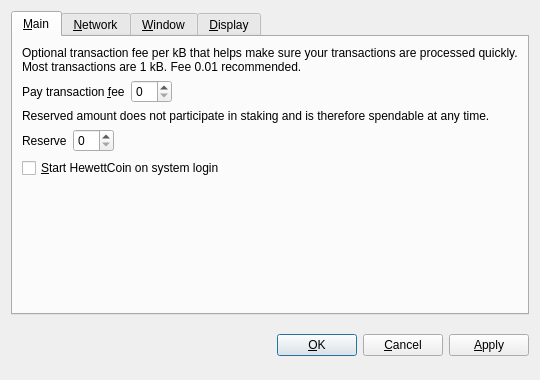
<?xml version="1.0" encoding="UTF-8"?>
<ui version="4.0">
 <class>OptionsDialog</class>
 <widget class="QDialog" name="OptionsDialog">
  <property name="geometry">
   <rect>
    <x>0</x>
    <y>0</y>
    <width>540</width>
    <height>380</height>
   </rect>
  </property>
  <property name="windowTitle">
   <string>Options</string>
  </property>
  <property name="modal">
   <bool>true</bool>
  </property>
  <layout class="QVBoxLayout" name="verticalLayout">
   <item>
    <widget class="QTabWidget" name="tabWidget">
     <property name="tabPosition">
      <enum>QTabWidget::North</enum>
     </property>
     <property name="currentIndex">
      <number>0</number>
     </property>
     <widget class="QWidget" name="tabMain">
      <attribute name="title">
       <string>&amp;Main</string>
      </attribute>
      <layout class="QVBoxLayout" name="verticalLayout_Main">
       <item>
        <widget class="QLabel" name="transactionFeeInfoLabel">
         <property name="text">
          <string>Optional transaction fee per kB that helps make sure your transactions are processed quickly. Most transactions are 1 kB. Fee 0.01 recommended.</string>
         </property>
         <property name="textFormat">
          <enum>Qt::PlainText</enum>
         </property>
         <property name="wordWrap">
          <bool>true</bool>
         </property>
        </widget>
       </item>
       <item>
        <layout class="QHBoxLayout" name="horizontalLayoutFee">
         <item>
          <widget class="QLabel" name="transactionFeeLabel">
           <property name="text">
            <string>Pay transaction &amp;fee</string>
           </property>
           <property name="textFormat">
            <enum>Qt::PlainText</enum>
           </property>
           <property name="buddy">
            <cstring>transactionFee</cstring>
           </property>
          </widget>
         </item>
         <item>
          <widget class="BitcoinAmountField" name="transactionFee"/>
         </item>
         <item>
          <spacer name="horizontalSpacerFee">
           <property name="orientation">
            <enum>Qt::Horizontal</enum>
           </property>
           <property name="sizeHint" stdset="0">
            <size>
             <width>40</width>
             <height>20</height>
            </size>
           </property>
          </spacer>
         </item>
        </layout>
       </item>
       <item>
        <widget class="QLabel" name="reserveBalanceInfoLabel">
         <property name="text">
          <string>Reserved amount does not participate in staking and is therefore spendable at any time.</string>
         </property>
         <property name="textFormat">
          <enum>Qt::PlainText</enum>
         </property>
         <property name="wordWrap">
          <bool>true</bool>
         </property>
        </widget>
       </item>
       <item>
        <layout class="QHBoxLayout" name="horizontalLayoutReserveBalance">
         <item>
          <widget class="QLabel" name="reserveBalanceLabel">
           <property name="text">
            <string>Reserve</string>
           </property>
           <property name="textFormat">
            <enum>Qt::PlainText</enum>
           </property>
           <property name="buddy">
            <cstring>reserveBalance</cstring>
           </property>
          </widget>
         </item>
         <item>
          <widget class="BitcoinAmountField" name="reserveBalance"/>
         </item>
         <item>
          <spacer name="horizontalSpacerReserveBalance">
           <property name="orientation">
            <enum>Qt::Horizontal</enum>
           </property>
           <property name="sizeHint" stdset="0">
            <size>
             <width>40</width>
             <height>20</height>
            </size>
           </property>
          </spacer>
         </item>
        </layout>
       </item>
       <item>
        <widget class="QCheckBox" name="bitcoinAtStartup">
         <property name="toolTip">
          <string>Automatically start HewettCoin after logging in to the system.</string>
         </property>
         <property name="text">
          <string>&amp;Start HewettCoin on system login</string>
         </property>
        </widget>
       </item>
       <item>
        <spacer name="verticalSpacer_Main">
         <property name="orientation">
          <enum>Qt::Vertical</enum>
         </property>
         <property name="sizeHint" stdset="0">
          <size>
           <width>20</width>
           <height>40</height>
          </size>
         </property>
        </spacer>
       </item>
      </layout>
     </widget>
     <widget class="QWidget" name="tabNetwork">
      <attribute name="title">
       <string>&amp;Network</string>
      </attribute>
      <layout class="QVBoxLayout" name="verticalLayout_Network">
       <item>
        <widget class="QCheckBox" name="mapPortUpnp">
         <property name="toolTip">
          <string>Automatically open the HewettCoin client port on the router. This only works when your router supports UPnP and it is enabled.</string>
         </property>
         <property name="text">
          <string>Map port using &amp;UPnP</string>
         </property>
        </widget>
       </item>
       <item>
        <widget class="QCheckBox" name="connectSocks">
         <property name="toolTip">
          <string>Connect to the HewettCoin network through a SOCKS5 proxy (e.g. when connecting through Tor).</string>
         </property>
         <property name="text">
          <string>&amp;Connect through SOCKS5 proxy:</string>
         </property>
        </widget>
       </item>
       <item>
        <layout class="QHBoxLayout" name="horizontalLayout_Network">
         <item>
          <widget class="QLabel" name="proxyIpLabel">
           <property name="text">
            <string>Proxy &amp;IP:</string>
           </property>
           <property name="textFormat">
            <enum>Qt::PlainText</enum>
           </property>
           <property name="buddy">
            <cstring>proxyIp</cstring>
           </property>
          </widget>
         </item>
         <item>
          <widget class="QValidatedLineEdit" name="proxyIp">
           <property name="maximumSize">
            <size>
             <width>140</width>
             <height>16777215</height>
            </size>
           </property>
           <property name="toolTip">
            <string>IP address of the proxy (e.g. 127.0.0.1)</string>
           </property>
          </widget>
         </item>
         <item>
          <widget class="QLabel" name="proxyPortLabel">
           <property name="text">
            <string>&amp;Port:</string>
           </property>
           <property name="textFormat">
            <enum>Qt::PlainText</enum>
           </property>
           <property name="buddy">
            <cstring>proxyPort</cstring>
           </property>
          </widget>
         </item>
         <item>
          <widget class="QLineEdit" name="proxyPort">
           <property name="maximumSize">
            <size>
             <width>55</width>
             <height>16777215</height>
            </size>
           </property>
           <property name="toolTip">
            <string>Port of the proxy (e.g. 9050)</string>
           </property>
          </widget>
         </item>
         <item>
          <spacer name="horizontalSpacer_Network">
           <property name="orientation">
            <enum>Qt::Horizontal</enum>
           </property>
           <property name="sizeHint" stdset="0">
            <size>
             <width>40</width>
             <height>20</height>
            </size>
           </property>
          </spacer>
         </item>
        </layout>
       </item>
       <item>
        <spacer name="verticalSpacer_Network">
         <property name="orientation">
          <enum>Qt::Vertical</enum>
         </property>
         <property name="sizeHint" stdset="0">
          <size>
           <width>20</width>
           <height>40</height>
          </size>
         </property>
        </spacer>
       </item>
      </layout>
     </widget>
     <widget class="QWidget" name="tabWindow">
      <attribute name="title">
       <string>&amp;Window</string>
      </attribute>
      <layout class="QVBoxLayout" name="verticalLayout_Window">
       <item>
        <widget class="QCheckBox" name="minimizeToTray">
         <property name="toolTip">
          <string>Show only a tray icon after minimizing the window.</string>
         </property>
         <property name="text">
          <string>&amp;Minimize to the tray instead of the taskbar</string>
         </property>
        </widget>
       </item>
       <item>
        <widget class="QCheckBox" name="minimizeOnClose">
         <property name="toolTip">
          <string>Minimize instead of exit the application when the window is closed. When this option is enabled, the application will be closed only after selecting Quit in the menu.</string>
         </property>
         <property name="text">
          <string>M&amp;inimize on close</string>
         </property>
        </widget>
       </item>
       <item>
        <spacer name="verticalSpacer_Window">
         <property name="orientation">
          <enum>Qt::Vertical</enum>
         </property>
         <property name="sizeHint" stdset="0">
          <size>
           <width>20</width>
           <height>40</height>
          </size>
         </property>
        </spacer>
       </item>
      </layout>
     </widget>
     <widget class="QWidget" name="tabDisplay">
      <attribute name="title">
       <string>&amp;Display</string>
      </attribute>
      <layout class="QVBoxLayout" name="verticalLayout_Display">
       <item>
        <layout class="QHBoxLayout" name="horizontalLayout_1_Display">
         <item>
          <widget class="QLabel" name="langLabel">
           <property name="text">
            <string>User Interface &amp;language:</string>
           </property>
           <property name="textFormat">
            <enum>Qt::PlainText</enum>
           </property>
           <property name="buddy">
            <cstring>lang</cstring>
           </property>
          </widget>
         </item>
         <item>
          <widget class="QValueComboBox" name="lang">
           <property name="toolTip">
            <string>The user interface language can be set here. This setting will take effect after restarting HewettCoin.</string>
           </property>
          </widget>
         </item>
        </layout>
       </item>
       <item>
        <layout class="QHBoxLayout" name="horizontalLayout_2_Display">
         <item>
          <widget class="QLabel" name="unitLabel">
           <property name="text">
            <string>&amp;Unit to show amounts in:</string>
           </property>
           <property name="textFormat">
            <enum>Qt::PlainText</enum>
           </property>
           <property name="buddy">
            <cstring>unit</cstring>
           </property>
          </widget>
         </item>
         <item>
          <widget class="QValueComboBox" name="unit">
           <property name="toolTip">
            <string>Choose the default subdivision unit to show in the interface and when sending coins.</string>
           </property>
          </widget>
         </item>
        </layout>
       </item>
       <item>
        <widget class="QCheckBox" name="coinControlFeatures">
         <property name="toolTip">
          <string>Whether to show coin control features or not.</string>
         </property>
         <property name="text">
          <string>Display coin &amp;control features (experts only!)</string>
         </property>
        </widget>
       </item>
       <item>
        <spacer name="verticalSpacer_Display">
         <property name="orientation">
          <enum>Qt::Vertical</enum>
         </property>
         <property name="sizeHint" stdset="0">
          <size>
           <width>20</width>
           <height>40</height>
          </size>
         </property>
        </spacer>
       </item>
      </layout>
     </widget>
    </widget>
   </item>
   <item>
    <layout class="QHBoxLayout" name="horizontalLayout_Buttons">
     <item>
      <spacer name="horizontalSpacer_1">
       <property name="orientation">
        <enum>Qt::Horizontal</enum>
       </property>
       <property name="sizeHint" stdset="0">
        <size>
         <width>40</width>
         <height>48</height>
        </size>
       </property>
      </spacer>
     </item>
     <item>
      <widget class="QLabel" name="statusLabel">
       <property name="font">
        <font>
         <weight>75</weight>
         <bold>true</bold>
        </font>
       </property>
       <property name="text">
        <string/>
       </property>
       <property name="textFormat">
        <enum>Qt::PlainText</enum>
       </property>
       <property name="wordWrap">
        <bool>true</bool>
       </property>
      </widget>
     </item>
     <item>
      <spacer name="horizontalSpacer_2">
       <property name="orientation">
        <enum>Qt::Horizontal</enum>
       </property>
       <property name="sizeHint" stdset="0">
        <size>
         <width>40</width>
         <height>48</height>
        </size>
       </property>
      </spacer>
     </item>
     <item>
      <widget class="QPushButton" name="okButton">
       <property name="text">
        <string>&amp;OK</string>
       </property>
      </widget>
     </item>
     <item>
      <widget class="QPushButton" name="cancelButton">
       <property name="text">
        <string>&amp;Cancel</string>
       </property>
       <property name="autoDefault">
        <bool>false</bool>
       </property>
      </widget>
     </item>
     <item>
      <widget class="QPushButton" name="applyButton">
       <property name="text">
        <string>&amp;Apply</string>
       </property>
       <property name="autoDefault">
        <bool>false</bool>
       </property>
      </widget>
     </item>
    </layout>
   </item>
  </layout>
 </widget>
 <customwidgets>
  <customwidget>
   <class>BitcoinAmountField</class>
   <extends>QSpinBox</extends>
   <header>bitcoinamountfield.h</header>
  </customwidget>
  <customwidget>
   <class>QValueComboBox</class>
   <extends>QComboBox</extends>
   <header>qvaluecombobox.h</header>
  </customwidget>
  <customwidget>
   <class>QValidatedLineEdit</class>
   <extends>QLineEdit</extends>
   <header>qvalidatedlineedit.h</header>
  </customwidget>
 </customwidgets>
 <resources/>
 <connections/>
</ui>
